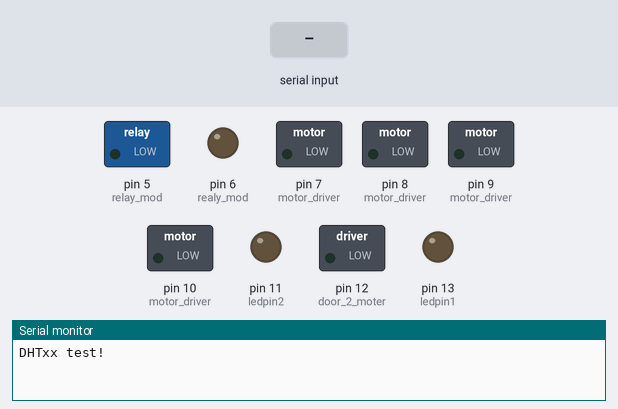
This sketch was run on a simulated Arduino Uno, built with avr-gcc and run on an emulated ATmega328P. On the bench: switched loads named in the sketch (green lamp = pin HIGH), output pins drawn as LEDs (lit = HIGH), the last lines printed to the serial monitor. The inputs (shaded band) are chosen by the test bench.

Above: at 1.2 s.
1.3 s: "3" received over Serial
At 2.7 s:
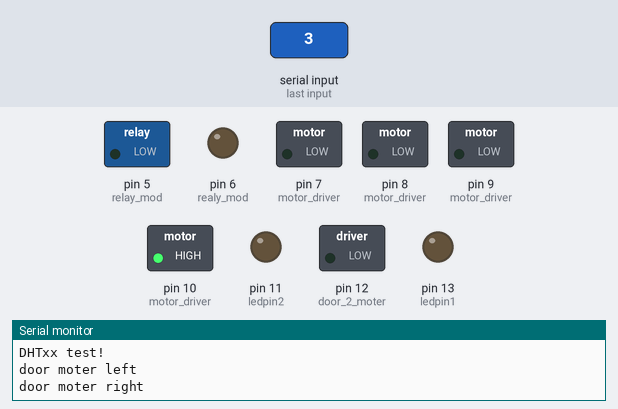
4.3 s: "4" received over Serial
At 4.5 s:
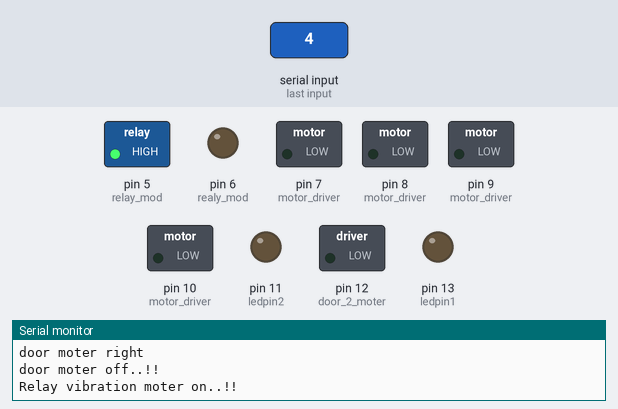
6.2 s: "5" received over Serial
At 6.4 s:
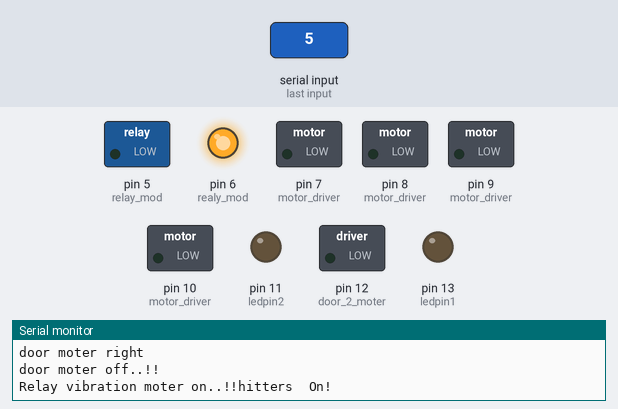
Timing chart, 0 to 9.2 s (numbered marks = the images above; inputs shaded):
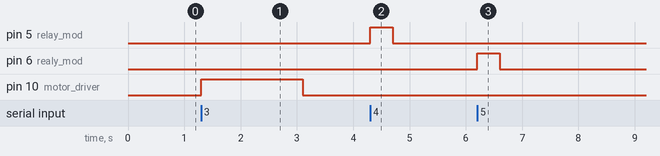

Measured:
- after the input at 1.3 s, pin 10 (motor_driver): LOW → HIGH at once, → LOW 1.8 s later
- after the input at 4.3 s, pin 5 (relay_mod): LOW → HIGH at once, → LOW 0.40 s later
- after the input at 6.2 s, pin 6 (realy_mod): LOW → HIGH at once, → LOW 0.40 s later

The sketch:

all_in_one_code.ino
```cpp
int ledpin1=13;
int ledpin2=11;

#define trig 2  //ultra sonic
#define echo 4  //ultra sonic

#include "DHT.h"
#define DHTPIN 2     // Digital pin connected to the DHT sensor
#define DHTTYPE DHT11  // Digital DHT sensor (temp)
DHT dht(DHTPIN, DHTTYPE); // Digital DHT sensor (temp)


void setup() {
Serial.begin(9600);

Serial.println(F("DHTxx test!")); // Digital DHT sensor (temp)
dht.begin();  // Digital DHT sensor (temp)

pinMode(ledpin1,OUTPUT);
pinMode(ledpin2,OUTPUT);

pinMode(trig, OUTPUT);//ultra sonic
pinMode(echo, INPUT);//ultra sonic

pinMode(5, OUTPUT);//relay mod (vibration moter)

pinMode(6,OUTPUT); //realy mod (hitters)

// under load cell code start


  //load cell code end

  pinMode(7, OUTPUT); //motor driver
  pinMode(8, OUTPUT); //motor driver

  pinMode(9, OUTPUT); //motor driver
  pinMode(10, OUTPUT); //motor driver

  pinMode(11, OUTPUT); //door 1 moter
  pinMode(12, OUTPUT); //door 2 moter


}

void loop() {

if(Serial.available() > 0)
{
  char data;

  data = Serial.read();
 // Serial.write(Serial.read());

  switch (data)
  {
    case '1':

   // wight sensor 1


    break;

    case '3':
    {

    digitalWrite(10, HIGH);
    Serial.println("door moter left");
    delay(800);
    digitalWrite(11, LOW);
    delay(100);

    digitalWrite(10,HIGH);
    Serial.println("door moter right");
    delay(800);
    digitalWrite(11, LOW);
    delay(100);

    digitalWrite(10,LOW);
    Serial.println("door moter off..!!");
    delay(800);
    digitalWrite(11, LOW);
    delay(100);

    // digitalWrite(8, HIGH);
   // digitalWrite(7, LOW);
  //  delay(1000);

   // digitalWrite(8, LOW);
   // digitalWrite(7, LOW);
   // delay(1000);

  }

    break;

    case '4':
    {
    digitalWrite(5,HIGH); //relay mod (vm)
    Serial.print("Relay vibration moter on..!!");
    delay(400); //relay mod (vm)
    digitalWrite(5,LOW); //relay mod (vm)
    delay(400); //relay mod (vm)
    }
    break;

    case '5':
{
    digitalWrite(6,HIGH);  //realy mod (hitters)
    Serial.println("hitters  On! ");
    delay(400); //realy mod (hitters)
    digitalWrite(6,LOW); //realy mod (hitters)
    Serial.println("hitters  off!");
    delay(400); //realy mod (hitters)


}
    break;

    case '6': // Digital DHT sensor (temp)

{
     delay(2000);

  // Reading temperature or humidity takes about 250 milliseconds!
  // Sensor readings may also be up to 2 seconds 'old' (its a very slow sensor)
  float h = dht.readHumidity();
  // Read temperature as Celsius (the default)
  float t = dht.readTemperature();
  // Read temperature as Fahrenheit (isFahrenheit = true)
  float f = dht.readTemperature(true);

  // Check if any reads failed and exit early (to try again).
  if (isnan(h) || isnan(t) || isnan(f)) {
    Serial.println(F("Failed to read from DHT sensor!"));
    return;
  }

  // Compute heat index in Fahrenheit (the default)
  float hif = dht.computeHeatIndex(f, h);
  // Compute heat index in Celsius (isFahreheit = false)
  float hic = dht.computeHeatIndex(t, h, false);

  Serial.print(F(" Humidity: "));
  Serial.print(h);
  Serial.print(F("%  Temperature: "));
  Serial.print(t);
  Serial.print(F("C "));
  Serial.print(f);
  Serial.print(F("F  Heat index: "));
  Serial.print(hic);
  Serial.print(F("C "));
  Serial.print(hif);
  Serial.println(F("F"));

}
    break;

    case '7':{

//wight sense 2


    }
    break;

    case '8':
    {

//door 2


    }
    break;

    }
  }
}
```
